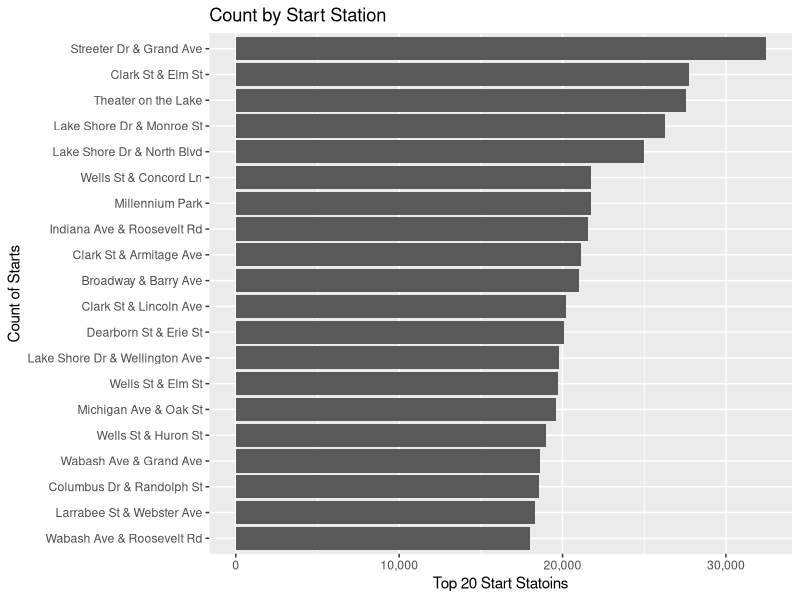
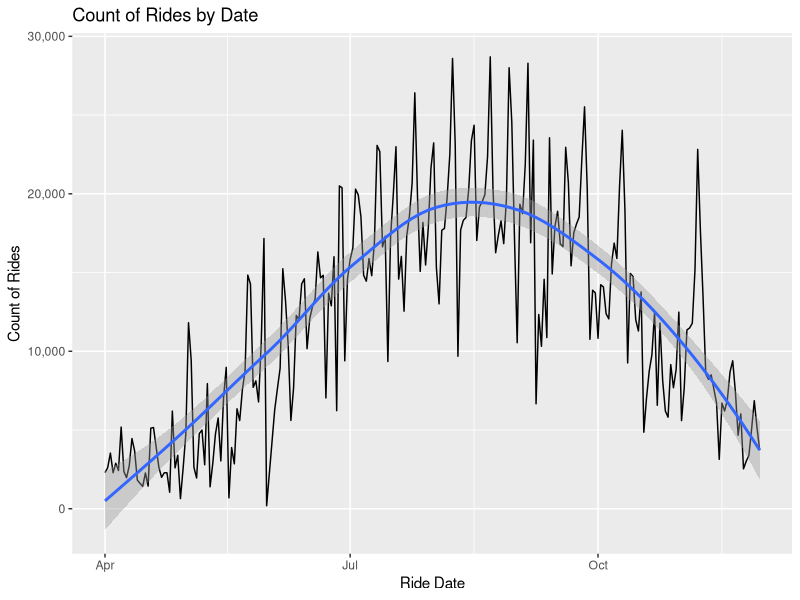

R code for these plots, in order:
## ---- chunk 1
knitr::opts_chunk$set(echo = FALSE)
library(dplyr)
library(tidyr)
library(ggplot2)
library(scales)
## ---- chunk 2
station_count <-tibble::tribble(
                            ~start_station_name,   ~Cnt,
                   "Ashland Ave & Augusta Blvd",  4492L,
                              "Millennium Park", 21730L,
                      "Lake Park Ave & 56th St",  4461L,
                          "Ellis Ave & 58th St",  3273L,
       "HUBBARD ST BIKE CHECKING (LBS-WH-TEST)",   405L,
                           "Clark St & Lake St", 10412L,
                      "Lincoln Ave & Roscoe St",  7350L,
                    "Larrabee St & Division St",  7701L,
                     "South Shore Dr & 74th St",   879L,
                   "Franklin St & Jackson Blvd",  8779L,
                   "Sheridan Rd & Columbia Ave",  3006L,
                        "Clark St & Jarvis Ave",   935L,
                      "Sedgwick St & North Ave",  9443L,
                         "Halsted St & 47th Pl",   497L,
                  "Spaulding Ave & Division St",  1853L,
                         "Wabash Ave & 16th St",  6796L,
                    "Washtenaw Ave & Ogden Ave",   757L,
                         "Clark St & North Ave", 10372L,
                    "Clinton St & Roosevelt Rd",  5132L,
                        "Michigan Ave & Oak St", 19626L,
                           "Rush St & Cedar St", 13230L,
                                 "Bradley Park",    31L,
                    "Claremont Ave & Hirsch St",  1515L,
                       "Damen Ave & Leland Ave",  3823L,
                      "State St & Van Buren St",  4736L,
                       "Western Ave & Lunt Ave",  1636L,
                    "Halsted St & Clybourn Ave", 10505L,
               "Valli Produce - Evanston Plaza",   987L,
                 "Sheffield Ave & Waveland Ave", 12200L,
                               "Burnham Harbor", 11859L,
         "Orleans St & Chestnut St (NEXT Apts)",  6674L,
                       "Ridge Blvd & Howard St",   483L,
                      "Laramie Ave & Kinzie St",    85L,
                    "Wood St & Chicago Ave (*)",    64L,
                        "Dayton St & North Ave",  6632L,
                              "Kosciuszko Park",  1961L,
                "Major Taylor Trail & 115th St",    54L,
                      "Wolcott Ave & Fargo Ave",   358L,
                 "Sheridan Rd & Irving Park Rd",  8758L,
                    "Cherry Ave & Blackhawk St",   613L,
                       "Clark St & Randolph St",  8078L,
                  "Cottage Grove Ave & 43rd St",  1175L,
                     "Hoyne Ave & Balmoral Ave",   909L,
                        "Austin Blvd & Lake St",   484L,
                      "Aberdeen St & Monroe St",  5129L,
                    "Leavitt St & Armitage Ave",  3805L,
                  "Lincoln Ave & Fullerton Ave", 14375L,
                      "Marquette Ave & 89th St",    46L,
                      "Lake Park Ave & 47th St",  2292L,
                       "Michigan Ave & 71st St",   102L,
                      "Carpenter St & Huron St",  6436L,
                            "Wood St & 35th St",   676L,
                  "Western Ave & Winnebago Ave",  5796L,
                       "Oakley Ave & Touhy Ave",   568L,
                       "Jeffery Blvd & 67th St",   861L,
                      "Eberhart Ave & 131st St",    20L,
                      "Torrence Ave & 126th Pl",    12L,
                          "Ellis Ave & 60th St",  4628L,
                     "Commercial Ave & 83rd St",   241L,
                   "LaSalle St & Washington St",  6104L,
                   "Dearborn St & Van Buren St",  3766L,
                    "Kimball Ave & Belmont Ave",  1554L,
                          "Dodge Ave & Main St",     3L,
                       "Michigan Ave & 14th St",  9550L,
                   "Greenview Ave & Jarvis Ave",  2067L,
                       "Indiana Ave & 103rd St",    88L,
                             "May St & 69th St",    51L,
              "Pine Grove Ave & Irving Park Rd", 11834L,
                    "Chicago Ave & Dempster St",  2001L,
                          "Hale Ave & 107th St",    20L,
                       "Kedzie Ave & Palmer Ct",  3717L,
                 "Ravenswood Ave & Berteau Ave",  2181L,
                 "Fairfield Ave & Roosevelt Rd",   445L,
                    "Western Ave & Division St",  3654L,
                 "Cornell Ave & Hyde Park Blvd",  6450L,
                        "Ashland Ave & Lake St",  2309L,
                          "Buckingham Fountain", 11611L,
                    "Western Ave & Fillmore St",  2330L,
                       "Jeffery Blvd & 76th St",   259L,
                      "Greenwood Ave & 91st St",    50L,
                    "Blue Island Ave & 18th St",  3525L,
                         "Wabash Ave & 83rd St",   136L,
                   "Burling St & Diversey Pkwy",  2329L,
               "Lake Shore Dr & Wellington Ave", 19770L,
                     "Loomis St & Lexington St",  9230L,
                      "Western Ave & Monroe St",  1730L,
                  "South Chicago Ave & 83rd St",    83L,
                   "Kildare Ave & Montrose Ave",   624L,
                     "Kedzie Ave & Chicago Ave",  1025L,
                "Christiana Ave & Lawrence Ave",  1234L,
                       "Seeley Ave & Roscoe St",  3602L,
                    "Stewart Ave & 63rd St (*)",     1L,
                    "Sedgwick St & Webster Ave",  9073L,
                          "Troy St & North Ave",  3024L,
                      "Wentworth Ave & 33rd St",   748L,
                      "Wentworth Ave & 63rd St",   157L,
                     "Cicero Ave & Flournoy St",    59L,
                 "Humboldt Blvd & Armitage Ave",  4147L,
                    "Elston Ave & Wabansia Ave",  2210L,
                     "Clark St & 9th St (AMLI)",  4346L,
                  "Field Blvd & South Water St",  7851L,
                       "Woodlawn Ave & 55th St",  3242L,
                      "Eggleston Ave & 69th St",   103L,
                        "Vernon Ave & 107th St",    67L,
                   "Pulaski Rd & Congress Pkwy",   151L,
                       "Western Ave & 104th St",     1L,
                      "Larrabee St & North Ave",  4377L,
                     "Sheridan Rd & Loyola Ave",  4296L,
                  "Lincoln Ave & Diversey Pkwy",  8706L,
                       "Woodlawn Ave & 75th St",    82L,
                       "Drake Ave & Addison St",   460L,
                    "Damen Ave & Charleston St",  3706L,
                       "Phillips Ave & 79th St",   292L,
                         "Kedzie Ave & 24th St",   253L,
                  "Sheridan Rd & Greenleaf Ave",  2660L,
                     "Wells St & Evergreen Ave", 17097L,
                     "Wilton Ave & Belmont Ave", 15878L,
                           "State St & 33rd St",  4188L,
                 "Campbell Ave & Fullerton Ave",  3036L,
                         "Pulaski Rd & Lake St",   191L,
                  "Eggleston Ave & 69th St (*)",     3L,
                   "Ashland Ave & Blackhawk St",  7440L,
                         "Ogden Ave & Race Ave",  6458L,
                      "Talman Ave & Addison St",  1827L,
                         "Clinton St & 18th St",  1951L,
                       "Paulina St & Howard St",  1237L,
                         "Federal St & Polk St", 11512L,
                    "Paulina St & Montrose Ave",  2408L,
                   "Central Park Ave & 24th St",   179L,
                    "Sedgwick St & Schiller St",  3224L,
                    "Commercial Ave & 130th St",    22L,
                   "Racine Ave & Fullerton Ave",  7106L,
                          "Damen Ave & 59th St",   130L,
                              "McCormick Place",  1632L,
                   "Racine Ave & Garfield Blvd",   255L,
                     "Leavitt St & Chicago Ave",  3409L,
              "Ravenswood Ave & Irving Park Rd",  3769L,
                  "Central Park Blvd & 5th Ave",   230L,
                     "Marshfield Ave & 44th St",   150L,
                        "Indiana Ave & 31st St",  2553L,
                    "Conservatory Dr & Lake St",   656L,
                   "California Ave & Cortez St",  3447L,
                     "Dorchester Ave & 63rd St",   883L,
                      "Princeton Ave & 47th St",   318L,
                      "Michigan Ave & 114th St",    21L,
                            "Ada St & 113th St",    20L,
                         "Rhodes Ave & 71st St",    57L,
                   "Larrabee St & Armitage Ave",  7045L,
                      "Western Ave & Walton St",  5066L,
                         "Wood St & Hubbard St",  2267L,
                     "Glenwood Ave & Morse Ave",  3344L,
                        "Halsted St & 111th St",    56L,
                         "Vernon Ave & 75th St",   193L,
                "Lakeview Ave & Fullerton Pkwy", 17290L,
                   "Ashland Ave & McDowell Ave",   202L,
                     "Ashland Ave & Archer Ave",   613L,
                   "Stony Island Ave & 67th St",   574L,
                        "Calumet Ave & 71st St",   161L,
                           "State St & 29th St",   664L,
                 "Damen Ave & Walnut (Lake) St",  1011L,
                      "Broadway & Waveland Ave", 13608L,
                 "Southport Ave & Clybourn Ave",  4278L,
                        "Evanston Civic Center",   916L,
                      "Orleans St & Hubbard St",  4702L,
                  "Cottage Grove Ave & 63rd St",   503L,
             "W Armitage Ave & N Sheffield Ave",   139L,
                          "Damen Ave & 51st St",    82L,
                   "Indiana Ave & Roosevelt Rd", 21544L,
                   "Damen Ave & Wellington Ave",  3451L,
              "Central Park Ave & Elbridge Ave",  1557L,
                       "Elizabeth St & 92nd St",   133L,
                       "Clark St & Drummond Pl", 15449L,
                  "California Ave & Altgeld St",  3180L,
      "Wolcott (Ravenswood) Ave & Montrose Ave",  3742L,
                    "Eastlake Ter & Rogers Ave",  2473L,
                           "State St & 76th St",    71L,
                       "State St & Pershing Rd",   405L,
                      "Logan Blvd & Elston Ave",  4179L,
                    "Ogden Ave & Congress Pkwy",  1361L,
                    "Michigan Ave & Pearson St",  9235L,
                          "Avenue O & 118th St",    17L,
                     "Vincennes Ave & 104th St",    13L,
                       "Western Ave & 111th St",    12L,
                       "Clark St & Elmdale Ave",  2593L,
  "Burling St (Halsted) & Diversey Pkwy (Temp)",  7126L,
               "Southport Ave & Irving Park Rd",  4579L,
                  "Cottage Grove Ave & 51st St",  1542L,
                 "Cottage Grove Ave & 111th Pl",    57L,
                       "Leavitt St & North Ave",  4103L,
                         "Halsted St & 73rd St",    41L,
                          "Evans Ave & 75th St",   131L,
                   "Clybourn Ave & Division St",  4639L,
                                   "Walsh Park",  3512L,
                      "Clark St & Armitage Ave", 21108L,
                     "Broadway & Thorndale Ave",  4891L,
                         "Halsted St & 35th St",  1143L,
                             "Central St Metra",  1185L,
                        "LaSalle Dr & Huron St",  8586L,
                          "Ellis Ave & 55th St",  3584L,
                       "Marine Dr & Ainslie St",  8432L,
               "Sheffield Ave & Wellington Ave", 12386L,
                    "Lake Shore Dr & Monroe St", 26294L,
                  "Sheffield Ave & Webster Ave", 10760L,
                   "Seeley Ave & Garfield Blvd",   117L,
                 "Racine Ave & Washington Blvd",  1877L,
                   "Stony Island Ave & 90th St",    37L,
                   "Lake Shore Dr & North Blvd", 24980L,
                      "Ashland Ave & Grand Ave",  3521L,
                  "Pulaski Rd & Eddy St (Temp)",   659L,
                "Major Taylor Trail & 124th St",    18L,
                       "Wabash Ave & Wacker Pl", 10563L,
                      "Streeter Dr & Grand Ave", 32446L,
                     "California Ave & Lake St",   585L,
                                "63rd St Beach",  2343L,
                      "Lake Shore Dr & Ohio St", 12154L,
                          "Perry Ave & 69th St",   157L,
               "Throop (Loomis) St & Taylor St",  3240L,
                            "900 W Harrison St",  3304L,
                           "State St & 79th St",   254L,
                         "Broadway & Argyle St",  6027L,
                    "Lincoln Ave & Belmont Ave",  6725L,
                     "Laflin St & Cullerton St",  1817L,
                  "Western Ave & Congress Pkwy",  2207L,
                     "Marshfield Ave & 59th St",    40L,
                      "Eggleston Ave & 92nd St",    80L,
                        "Ashland Ave & 13th St",  1933L,
                        "Ashland Ave & 74th St",    24L,
                 "Keystone Ave & Fullerton Ave",   880L,
                      "Elmwood Ave & Austin St",   659L,
                         "Harper Ave & 59th St",  1821L,
                  "Lake Shore Dr & Belmont Ave", 17140L,
                             "Warren Park East",  1117L,
                        "LaSalle St & Adams St",  2726L,
                        "Shields Ave & 43rd St",    36L,
                         "Racine Ave & 15th St",  1318L,
                        "Halsted St & 104th St",    32L,
                   "Wilton Ave & Diversey Pkwy", 10503L,
                        "Michigan Ave & 8th St", 12127L,
                     "Laramie Ave & Madison St",   229L,
                         "Albany Ave & 26th St",   328L,
                       "Clark St & Chicago Ave", 10328L,
                "Albany Ave & Bloomingdale Ave",  2496L,
                        "Stewart Ave & 83rd St",    62L,
                     "Racine Ave & Belmont Ave",  8399L,
                            "Malcolm X College",   750L,
                     "California Ave & 26th St",   152L,
                        "Damen Ave & Grand Ave",  2992L,
                  "Sawyer Ave & Irving Park Rd",  1146L,
                        "Millard Ave & 26th St",   384L,
                     "Leavitt St & Division St",  1775L,
                        "Shields Ave & 31st St",  1689L,
                   "Lincoln Ave & Waveland Ave",  3957L,
                   "Stony Island Ave & 71st St",   405L,
                    "Clark St & Wrightwood Ave", 15129L,
                        "State St & Pearson St",  7823L,
                           "State St & 19th St",  2416L,
                          "MLK Jr Dr & 29th St",  6068L,
                     "Clark St & Schreiber Ave",  2115L,
                        "Emerald Ave & 28th St",  1755L,
                          "Morgan St & Lake St",  9701L,
                    "Halsted St & Roosevelt Rd",  2297L,
                         "Halsted St & 69th St",    86L,
                        "Ashland Ave & 66th St",   112L,
                            "Clark St & Elm St", 27728L,
                    "Franklin St & Illinois St",  9449L,
                    "California Ave & Byron St",  2027L,
                 "California Ave & Fletcher St",  2133L,
                    "Michigan Ave & Madison St",  6747L,
                          "Hoyne Ave & 47th St",   213L,
                         "Cicero Ave & Lake St",   119L,
                  "Cottage Grove Ave & 71st St",    84L,
                          "Clark St & Grace St",  9475L,
                       "Sedgwick St & Huron St",  7853L,
                         "Broadway & Ridge Ave",  5538L,
                               "Shedd Aquarium", 12132L,
                     "Loomis St & Jackson Blvd",  3686L,
                      "Dearborn St & Monroe St", 10509L,
                     "Damen Ave & Clybourn Ave",  3319L,
                        "Central Ave & Lake St",   204L,
                          "Morgan St & Polk St",  5235L,
                        "Broadway & Berwyn Ave",  6409L,
                      "Leavitt St & Addison St",  1562L,
                           "Shore Dr & 55th St", 10313L,
                     "Western Ave & Leland Ave",  4211L,
                     "Delano Ct & Roosevelt Rd",  4403L,
                    "Latrobe Ave & Chicago Ave",   135L,
                   "Clarendon Ave & Junior Ter",  9065L,
                          "MLK Jr Dr & 47th St",  1045L,
                        "Ashland Ave & 73rd St",     9L,
                            "Adler Planetarium", 11540L,
                          "Throop St & 52nd St",    87L,
             "Racine Ave & Washington Blvd (*)",    29L,
                   "Kedzie Ave & Milwaukee Ave",  8344L,
                       "Loomis St & Archer Ave",   992L,
                    "Ashland Ave & Pershing Rd",   259L,
              "Lakefront Trail & Bryn Mawr Ave", 14992L,
                      "Hermitage Ave & Polk St",  3290L,
                  "Keystone Ave & Montrose Ave",   839L,
                        "Clark St & Leland Ave",  6532L,
                         "Halsted St & 59th St",    89L,
                         "Clark St & Touhy Ave",   706L,
                        "Calumet Ave & 35th St",  1347L,
                 "St. Louis Ave & Balmoral Ave",   853L,
                      "Baltimore Ave & 87th St",    97L,
                       "WATSON TESTING - DIVVY",  2958L,
                               "Smith Park (*)",    36L,
                    "Sheffield Ave & Willow St",  8763L,
                   "Kedzie Ave & Bryn Mawr Ave",   998L,
                  "Cottage Grove Ave & 78th St",   236L,
                      "Damen Ave & Chicago Ave",  7314L,
                "Greenview Ave & Diversey Pkwy",  3774L,
                         "Halsted St & 37th St",   611L,
                               "DuSable Museum",   741L,
                     "Damen Ave & Cullerton St",  2296L,
                          "Clark St & Lunt Ave",  1359L,
                  "Winchester Ave & Elston Ave",  2378L,
                 "Ewing Ave & Burnham Greenway",    25L,
                     "Campbell Ave & North Ave",  3967L,
                          "Canal St & Adams St",  6591L,
                      "Lake Park Ave & 35th St",  3701L,
                "Ravenswood Ave & Lawrence Ave",  6962L,
                           "Wells St & 19th St",  1649L,
                         "Racine Ave & 18th St",  3608L,
                       "Damen Ave & Coulter St",   698L,
                        "Calumet Ave & 21st St",  2185L,
                       "Canal St & Harrison St",  1493L,
                      "Lincoln Ave & Winona St",  1949L,
                       "Cicero Ave & Quincy St",   189L,
                        "Prospect Sq & 91st St",   178L,
                         "Racine Ave & 61st St",    29L,
                 "Leavitt St & Belmont Ave (*)",    55L,
                     "Jefferson St & Monroe St",  5868L,
                      "Wood St & Milwaukee Ave",  9787L,
                           "Daley Center Plaza", 10668L,
                          "Avenue O & 134th St",    34L,
                        "Wells St & Hubbard St", 13562L,
                 "Maplewood Ave & Peterson Ave",   642L,
                  "Racine Ave & Wrightwood Ave",  4648L,
                  "Halsted St & Wrightwood Ave", 10727L,
                 "Sheffield Ave & Kingsbury St",  8748L,
                       "Elizabeth St & 47th St",    95L,
                         "Halsted St & 63rd St",   265L,
                        "Shields Ave & 28th Pl",   885L,
                      "Knox Ave & Montrose Ave",   468L,
          "Mies van der Rohe Way & Chicago Ave", 11693L,
                    "Chicago Ave & Sheridan Rd",  2404L,
                          "State St & 123rd St",    27L,
                        "Wabash Ave & Adams St",  6419L,
                  "Lincolnwood Dr & Central St",   600L,
                          "MLK Jr Dr & 83rd St",   120L,
                  "Dearborn Pkwy & Delaware Pl", 16769L,
                      "Halsted St & Archer Ave",  1015L,
                      "Ogden Ave & Chicago Ave",  6562L,
                    "Ashland Ave & Chicago Ave",  5589L,
                "Lake Shore Dr & Diversey Pkwy", 16823L,
                    "Central Ave & Chicago Ave",   395L,
                    "Cannon Dr & Fullerton Ave",  7055L,
                       "Michigan Ave & Lake St", 17183L,
               "Sheffield Ave & Wrightwood Ave", 10844L,
                      "Sheridan Rd & Buena Ave",  6475L,
               "Wentworth Ave & 24th St (Temp)",  1225L,
                        "Dauphin Ave & 87th St",    47L,
                      "Damen Ave & Division St",  6140L,
                         "Kedzie Ave & 21st St",   313L,
                              "Montrose Harbor", 13657L,
                   "Richmond St & Diversey Ave",  1709L,
               "Ashland Ave & Belle Plaine Ave",  2410L,
                   "Francisco Ave & Foster Ave",  1972L,
                        "Broadway & Wilson Ave",  6655L,
                      "Lake Park Ave & 53rd St",  4272L,
                   "Stony Island Ave & 75th St",   330L,
                         "State St & Kinzie St", 12155L,
                   "Racine Ave & Congress Pkwy",  2214L,
                          "Theater on the Lake", 27543L,
          "Mies van der Rohe Way & Chestnut St", 13020L,
                         "Larrabee St & Oak St",  4406L,
                        "Canal St & Madison St",  4308L,
                     "Bosworth Ave & Howard St",   474L,
                          "Wabash Ave & 9th St", 12790L,
                       "Jeffery Blvd & 71st St",   679L,
                     "Peoria St & Jackson Blvd",  8529L,
                   "Clarendon Ave & Gordon Ter",  8881L,
                 "Spaulding Ave & Armitage Ave",  2238L,
                    "Clark St & Ida B Wells Dr",  3142L,
                          "2112 W Peterson Ave",   789L,
                         "New St & Illinois St",  1269L,
                "Western Ave & Fillmore St (*)",    85L,
                        "Kimbark Ave & 53rd St",  6754L,
               "California Ave & Milwaukee Ave",  6994L,
                     "Racine Ave & Randolph St",  2639L,
                         "Troy St & Elston Ave",  1692L,
                     "Noble St & Milwaukee Ave",  6475L,
                    "Ashland Ave & Division St", 14176L,
                "Kilbourn Ave & Irving Park Rd",   490L,
                        "May St & Cullerton St",  1616L,
                     "LaSalle St & Illinois St", 12462L,
                 "Central Park Ave & Ogden Ave",   437L,
                       "Ridge Blvd & Touhy Ave",   478L,
                   "Stony Island Ave & 64th St",   439L,
                        "N Clark St & W Elm St",     1L,
                 "Milwaukee Ave & Wabansia Ave",  8791L,
           "California Ave & Francis Pl (Temp)",  3071L,
                      "Kenton Ave & Madison St",   100L,
                       "State St & Harrison St",  5601L,
                     "Kedzie Ave & Harrison St",   187L,
                      "Clark St & Winnemac Ave",  6410L,
                  "Prairie Ave & Garfield Blvd",   477L,
                    "Clinton St & Jackson Blvd",  4056L,
                           "State St & 54th St",   190L,
               "Southport Ave & Wrightwood Ave",  6245L,
                   "Larrabee St & Menomonee St",  3783L,
                         "Morgan Ave & 14th Pl",  2631L,
                         "Wabash Ave & 87th St",   230L,
                         "Summit Ave & 86th St",    65L,
              "Blackstone Ave & Hyde Park Blvd",  4191L,
                         "Halsted St & 18th St",  2095L,
                      "Stave St & Armitage Ave",  3010L,
                       "Broadway & Belmont Ave", 11617L,
                    "Drake Ave & Fullerton Ave",  2285L,
                         "Canal St & Taylor St",  3246L,
                   "Clarendon Ave & Leland Ave",  5518L,
                         "Halsted St & 78th St",    54L,
                     "Leavitt St & Belmont Ave",  1830L,
                       "Clinton St & Tilden St",  1957L,
                       "Damen Ave & Madison St",  1398L,
                      "Greenwood Ave & 97th St",   112L,
                  "S Michigan Ave & E 118th St",     1L,
                        "Wolcott Ave & Polk St",  6194L,
                "Financial Pl & Ida B Wells Dr",  3996L,
                      "University Library (NU)",  1825L,
                 "Washtenaw Ave & Lawrence Ave",  2533L,
                      "Damen Ave & Pershing Rd",   618L,
                   "W Oakdale Ave & N Broadway",   482L,
                        "Ashland Ave & 50th St",   121L,
                       "Clark St & Schiller St", 15981L,
                  "Milwaukee Ave & Rockwell St",  3192L,
                     "Dorchester Ave & 49th St",  1077L,
                         "Halsted St & Polk St",  3867L,
              "Monticello Ave & Irving Park Rd",  1104L,
                    "Milwaukee Ave & Grand Ave", 10916L,
                     "Kingsbury St & Kinzie St", 16813L,
                       "Damen Ave & Pierce Ave", 12719L,
                  "Chicago Ave & Washington St",  3022L,
                 "Archer (Damen) Ave & 37th St",   594L,
                           "State St & 95th St",   127L,
                        "Houston Ave & 92nd St",    86L,
                "Franklin St & Adams St (Temp)",  3582L,
                    "Kedzie Ave & Roosevelt Rd",   262L,
                      "Normal Ave & Archer Ave",   975L,
                        "Calumet Ave & 51st St",   839L,
                  "Lincoln Ave & Sunnyside Ave",  3902L,
                          "Morgan St & 18th St",  2757L,
                 "Stetson Ave & South Water St",  7278L,
                           "Wells St & Polk St",  7775L,
                "St. Louis Ave & Fullerton Ave",   397L,
                       "Halsted St & Roscoe St", 14423L,
                      "Bernard St & Elston Ave",   581L,
                 "Marshfield Ave & Cortland St",  5313L,
                       "Western Blvd & 48th Pl",   292L,
                         "Clinton St & Polk St",   623L,
                         "Halsted St & 56th St",    84L,
                    "Desplaines St & Kinzie St", 17495L,
                        "Dodge Ave & Church St",   748L,
                       "Clark St & Lincoln Ave", 20242L,
                 "Lakefront Trail & Wilson Ave",  7125L,
                        "Wells St & Concord Ln", 21760L,
                      "Greenwood Ave & 79th St",   195L,
                         "Halsted St & 21st St",   862L,
                       "Carpenter St & 63rd St",    23L,
                      "Hegewisch Metra Station",     5L,
                     "Drake Ave & Montrose Ave",   891L,
                      "Franklin St & Monroe St",  7761L,
                        "Indiana Ave & 26th St",  3317L,
                       "Broadway & Sheridan Rd",  8637L,
                    "Clark St & Wellington Ave", 13884L,
                   "Clifton Ave & Armitage Ave",  6864L,
                                   "Smith Park",  1057L,
                  "Western Ave & Granville Ave",  1175L,
                  "Desplaines St & Randolph St",  7027L,
                     "South Shore Dr & 71st St",  2150L,
                        "Western Ave & 21st St",  1232L,
                       "Oglesby Ave & 100th St",    63L,
                     "Austin Blvd & Madison St",   387L,
                  "Southport Ave & Belmont Ave",  6517L,
                      "Central St & Girard Ave",  1255L,
                  "Cottage Grove Ave & 83rd St",   245L,
                    "Wacker Dr & Washington St",  4195L,
                          "Wells St & Huron St", 18983L,
                    "Lincoln Park Conservatory", 10511L,
                        "Wood St & Chicago Ave",  2837L,
                       "Kostner Ave & Adams St",   215L,
                       "St. Clair St & Erie St", 17954L,
                       "State St & Randolph St", 11350L,
                      "Morgan St & Pershing Rd",   125L,
                    "Albany Ave & Montrose Ave",  1659L,
                    "Artesian Ave & Hubbard St",  1857L,
                         "Yates Blvd & 75th St",   290L,
                   "Wood St & Taylor St (Temp)",  1275L,
               "Southport Ave & Wellington Ave",  7748L,
                         "Broadway & Barry Ave", 21023L,
                       "Walden Pkwy & 100th St",    62L,
                        "Clark St & Newport St",  9954L,
                 "Desplaines St & Jackson Blvd",  8352L,
                       "Ashland Ave & Grace St",  3800L,
                         "Vernon Ave & 79th St",   122L,
                      "Broadway & Cornelia Ave", 16181L,
               "Lincoln Ave & Belle Plaine Ave",  4157L,
                        "Western Ave & 24th St",   727L,
                        "Western Ave & 28th St",   307L,
                      "Leavitt St & Archer Ave",   580L,
                       "Dearborn St & Adams St",  4571L,
                  "Cottage Grove Ave & 47th St",  1263L,
                        "Kostner Ave & Lake St",    49L,
                       "Wabash Ave & Grand Ave", 18609L,
                      "Greenwood Ave & 47th St",  1986L,
                        "Emerald Ave & 31st St",  2817L,
                      "Wentworth Ave & 35th St",   496L,
                "Greenview Ave & Fullerton Ave",  6998L,
                     "Glenwood Ave & Touhy Ave",  1219L,
                       "East End Ave & 87th St",    65L,
                     "California Ave & 23rd Pl",   885L,
                   "Rockwell St & Eastwood Ave",  2057L,
                      "MLK Jr Dr & Pershing Rd",  1880L,
                     "Wentworth Ave & 104th St",    16L,
                   "Larrabee St & Kingsbury St",  7956L,
                     "McClurg Ct & Illinois St", 13712L,
                          "MLK Jr Dr & 63rd St",   280L,
              "Sacramento Blvd & Franklin Blvd",   411L,
                    "Austin Blvd & Chicago Ave",   280L,
                          "Clyde Ave & 87th St",    30L,
                        "Ashland Ave & 78th St",   116L,
                       "Dodge Ave & Mulford St",   738L,
                     "University Ave & 57th St",  5189L,
                    "Damen Ave & Sunnyside Ave",  2507L,
                 "Central Park Ave & North Ave",  1031L,
                     "Ada St & Washington Blvd",  5364L,
                                 "Field Museum",  2798L,
                         "Halsted St & 96th St",    55L,
              "Cityfront Plaza Dr & Pioneer Ct",  9312L,
                   "Fort Dearborn Dr & 31st St",  9258L,
                         "Rush St & Hubbard St",  5810L,
                    "Franklin St & Chicago Ave",  8526L,
                  "Ashland Ave & Garfield Blvd",   152L,
         "Damen Ave & Thomas St (Augusta Blvd)",  5748L,
                "Sangamon St & Washington Blvd",  5117L,
                     "Central Ave & Madison St",   284L,
                         "Halsted St & 51st St",   101L,
                        "Ashland Ave & 69th St",    63L,
                       "Dauphin Ave & 103rd St",    46L,
             "Wentworth Ave & Cermak Rd (Temp)",   321L,
                   "Stony Island Ave & 82nd St",   205L,
                     "Laramie Ave & Gladys Ave",    74L,
                      "Lawndale Ave & 111th St",    10L,
                       "Benson Ave & Church St",  3305L,
                          "Wood St & Taylor St",  3185L,
                                 "Eckhart Park",  6833L,
                     "California Ave & 21st St",   748L,
                       "Michigan Ave & 18th St",  7955L,
                 "Ashland Ave & Wrightwood Ave",  4242L,
                               "Big Marsh Park",    96L,
                 "Leavitt St & Division St (*)",    77L,
                  "Winthrop Ave & Lawrence Ave",  3805L,
                                "Rainbow Beach",   424L,
                         "Kedzie Ave & Lake St",   671L,
                  "Burnham Greenway & 105th St",    37L,
                   "Fairbanks St & Superior St",  5467L,
                 "Woodlawn Ave & Lake Park Ave",  1686L,
                      "Damen Ave & Melrose Ave",  2358L,
                        "Loomis Blvd & 84th St",   114L,
                        "Rush St & Superior St", 11642L,
                    "LaSalle St & Jackson Blvd",  6034L,
                        "Budlong Woods Library",   893L,
                      "Clark St & Columbia Ave",  1284L,
                           "State St & 35th St",  1927L,
                  "Campbell Ave & Montrose Ave",  2239L,
                       "Wood St & Augusta Blvd",  4241L,
                       "Eberhart Ave & 91st St",    99L,
                        "Green St & Madison St", 13233L,
                         "McClurg Ct & Erie St", 12832L,
                          "Morgan St & 31st St",  1721L,
                      "Clinton St & Madison St", 10841L,
                          "Union Ave & Root St",   548L,
                      "Honore St & Division St",  7695L,
                          "Ellis Ave & 83rd St",   136L,
               "Elizabeth (May) St & Fulton St",  3056L,
                   "Sheridan Rd & Montrose Ave", 10334L,
                        "Bennett Ave & 79th St",   114L,
                         "Racine Ave & 35th St",   746L,
                "Pine Grove Ave & Waveland Ave", 15414L,
                  "Sheridan Rd & Noyes St (NU)",  2299L,
                    "Wentworth Ave & Cermak Rd",  4005L,
                      "Paulina Ave & North Ave",  6254L,
                        "Throop St & Taylor St",  1061L,
                  "Michigan Ave & Jackson Blvd",  6619L,
                       "Eberhart Ave & 61st St",   472L,
                     "Ogden Ave & Roosevelt Rd",  1751L,
                 "Halsted St & North Branch St",  1207L,
                         "Racine Ave & 13th St",   846L,
                    "Columbus Dr & Randolph St", 18550L,
                     "Lincoln Ave & Addison St",  2324L,
                      "Homewood Ave & 115th St",     8L,
                       "Green St & Randolph St",  9739L,
                               "Dusable Harbor", 10618L,
                        "Calumet Ave & 18th St",  6242L,
   "Winchester (Ravenswood) Ave & Balmoral Ave",  1059L,
                         "Racine Ave & 65th St",    72L,
                      "Vincennes Ave & 75th St",    71L,
                       "Halsted St & Willow St",  7398L,
                        "Calumet Ave & 33rd St",  2952L,
                      "Damen Ave & Cortland St",  7520L,
                    "Aberdeen St & Randolph St",  4819L,
                    "Larrabee St & Webster Ave", 18297L,
                      "Kedzie Ave & Leland Ave",  1281L,
                "Avondale Ave & Irving Park Rd",   978L,
                         "Wells St & Walton St",  6504L,
                      "Halsted St & Maxwell St",  3894L,
                       "Jeffery Blvd & 91st St",    19L,
                     "Clark St & Bryn Mawr Ave",  4743L,
                    "Wabash Ave & Roosevelt Rd", 17985L,
                  "Oakley Ave & Irving Park Rd",  1750L,
          "Central Park Ave & Bloomingdale Ave",  1848L,
                    "Central Ave & Harrison St",   210L,
                             "Warren Park West",  1197L,
                          "Ellis Ave & 53rd St",  3589L,
                      "Karlov Ave & Madison St",   143L,
                        "Stewart Ave & 63rd St",    76L,
                      "Clark St & Montrose Ave",  4120L,
                 "Kilbourn Ave & Milwaukee Ave",   527L,
                "Sheffield Ave & Fullerton Ave",  7757L,
         "Stony Island Ave & South Chicago Ave",   177L,
                 "Michigan Ave & Washington St", 14599L,
                       "Damen Ave & Foster Ave",  3257L,
                      "Western Ave & Howard St",   591L,
               "South Chicago Ave & Elliot Ave",    31L,
                   "Aberdeen St & Jackson Blvd",  7138L,
                 "Ashland Ave & Wellington Ave",  4135L,
                       "Manor Ave & Leland Ave",  1638L,
                        "Franklin St & Lake St",  8478L,
                   "Sheridan Rd & Lawrence Ave",  4527L,
                          "Orleans St & Elm St",  3212L,
                      "Avers Ave & Belmont Ave",  1413L,
                 "Southport Ave & Waveland Ave", 11422L,
                      "Kedzie Ave & Foster Ave",  1099L,
                        "Prairie Ave & 43rd St",   972L,
                    "Leavitt St & Lawrence Ave",  1954L,
                   "Milwaukee Ave & Cuyler Ave",   803L,
                        "Ritchie Ct & Banks St",  9796L,
                       "Elizabeth St & 59th St",    25L,
                         "Clinton St & Lake St",  8615L,
             "Cottage Grove Ave & Oakwood Blvd",  2270L,
               "Museum of Science and Industry",  3227L,
                        "Dearborn St & Erie St", 20117L,
                  "Cottage Grove Ave & 67th St",   292L,
                     "Broadway & Granville Ave",  7099L,
                         "Canal St & Monroe St",  2562L,
                       "Wabash Ave & Cermak Rd",  1970L,
                "California Ave & Montrose Ave",  3370L,
                       "Exchange Ave & 79th St",   178L,
                       "Phillips Ave & 83rd St",   198L,
                    "Southport Ave & Roscoe St", 12138L,
                         "Paulina St & 18th St",  3319L,
                      "Western Ave & Roscoe St",  2121L,
             "Damen Ave & Walnut (Lake) St (*)",    15L,
                      "Constance Ave & 95th St",    32L,
                      "Torrence Ave & 106th St",    39L,
                             "hubbard_test_lws",     3L,
                        "Cornell Dr & Hayes Dr",   483L,
                         "Rhodes Ave & 32nd St",  2958L,
                "Michigan Ave & Ida B Wells Dr",  4352L,
                            "Wells St & Elm St", 19715L,
                     "Paulina St & Flournoy St",  5628L,
                     "Halsted St & Dickens Ave", 10975L,
                     "Southport Ave & Clark St",  2501L,
                         "Wallace St & 35th St",  1241L,
                 "California Ave & Division St",  3687L,
                          "MLK Jr Dr & 56th St",   407L,
                     "Fairbanks Ct & Grand Ave", 16750L,
                 "Stockton Dr & Wrightwood Ave", 15035L,
                        "Clark St & Berwyn Ave",  7399L,
                     "South Shore Dr & 67th St",  1697L,
                "Princeton Ave & Garfield Blvd",   224L,
                       "Kingsbury St & Erie St", 13398L,
                 "Clinton St & Washington Blvd",  6833L,
                   "California Ave & North Ave",  3462L,
                      "Canal St & Jackson Blvd",  2077L,
                        "Indiana Ave & 40th St",   570L,
                        "Ashland Ave & 63rd St",   109L,
                    "Bissell St & Armitage Ave", 13028L,
                           "May St & Taylor St",  5934L,
          "Orleans St & Merchandise Mart Plaza",  7775L
  )
## ---- chunk 3
station_count %>% top_n(20) %>%ggplot() + geom_col(aes(x=reorder(start_station_name,Cnt),y=Cnt)) + coord_flip() +
  scale_y_continuous(labels = comma) +
  labs(title = "Count by Start Station",x="Count of Starts",y="Top 20 Start Statoins")
## ---- chunk 4
rides_day <-tibble::tribble(
         ~Date,   ~Cnt,
  "2020-10-20",  8736L,
  "2020-07-29", 15481L,
  "2020-05-07",  4997L,
  "2020-04-17",  1435L,
  "2020-05-24", 14836L,
  "2020-09-30", 13703L,
  "2020-07-09", 14801L,
  "2020-09-10", 10315L,
  "2020-06-19", 16307L,
  "2020-10-17", 13765L,
  "2020-07-26", 19811L,
  "2020-05-04",  2634L,
  "2020-08-21", 22366L,
  "2020-05-30", 17162L,
  "2020-09-27", 20340L,
  "2020-07-06", 14826L,
  "2020-04-14",  1609L,
  "2020-11-12",  8500L,
  "2020-06-16", 12081L,
  "2020-10-23",  6570L,
  "2020-08-01", 23231L,
  "2020-11-29",  5164L,
  "2020-09-07", 23407L,
  "2020-05-10",  1394L,
  "2020-04-20",  3903L,
  "2020-10-03", 14087L,
  "2020-07-12", 22680L,
  "2020-11-09", 13384L,
  "2020-08-18", 19168L,
  "2020-05-27",  8121L,
  "2020-05-16",  8975L,
  "2020-10-29",  7686L,
  "2020-08-07", 22520L,
  "2020-09-13", 23557L,
  "2020-06-22",  7036L,
  "2020-07-18", 22991L,
  "2020-11-15",  3138L,
  "2020-08-24", 16260L,
  "2020-04-26",  6200L,
  "2020-10-09", 20501L,
  "2020-05-13",  5762L,
  "2020-08-04", 17682L,
  "2020-09-19", 22951L,
  "2020-06-28", 20383L,
  "2020-10-26",  6202L,
  "2020-04-06",  2427L,
  "2020-04-23",  2284L,
  "2020-11-21",  7407L,
  "2020-08-30", 24536L,
  "2020-06-08", 10368L,
  "2020-10-06", 15534L,
  "2020-07-15",  9348L,
  "2020-09-16", 18890L,
  "2020-06-25", 16001L,
  "2020-04-03",  3532L,
  "2020-11-01",  5597L,
  "2020-06-05",  8922L,
  "2020-11-18",  6917L,
  "2020-08-27", 16835L,
  "2020-04-09",  1972L,
  "2020-09-22", 17516L,
  "2020-07-01", 15827L,
  "2020-11-07", 22821L,
  "2020-08-16", 24355L,
  "2020-05-25", 14268L,
  "2020-05-05",  1953L,
  "2020-10-18",  4861L,
  "2020-07-27", 15074L,
  "2020-11-24",  2536L,
  "2020-09-02", 19337L,
  "2020-06-11", 12275L,
  "2020-11-04", 11479L,
  "2020-08-13", 18492L,
  "2020-05-22",  7569L,
  "2020-09-28", 10759L,
  "2020-07-07", 14450L,
  "2020-05-02", 11811L,
  "2020-10-15", 12003L,
  "2020-07-24", 20673L,
  "2020-05-19",  2852L,
  "2020-04-12",  3670L,
  "2020-09-25", 22204L,
  "2020-07-04", 19931L,
  "2020-08-10",  9683L,
  "2020-09-05", 28289L,
  "2020-06-14", 14602L,
  "2020-10-12",  9260L,
  "2020-07-21", 12546L,
  "2020-04-29",   645L,
  "2020-11-27",  5040L,
  "2020-06-03",  6296L,
  "2020-10-01", 10827L,
  "2020-07-10", 16912L,
  "2020-04-18",  5116L,
  "2020-11-16",  6707L,
  "2020-08-25", 17362L,
  "2020-06-20", 14665L,
  "2020-09-11", 14567L,
  "2020-11-13",  7609L,
  "2020-08-22", 28695L,
  "2020-05-31",   193L,
  "2020-04-15",  1419L,
  "2020-08-02", 15338L,
  "2020-11-30",  3716L,
  "2020-09-08",  6665L,
  "2020-06-17", 12827L,
  "2020-05-11",  2871L,
  "2020-10-24", 11788L,
  "2020-08-19", 19501L,
  "2020-05-28",  6785L,
  "2020-10-04", 12382L,
  "2020-07-13", 16628L,
  "2020-11-10",  8548L,
  "2020-04-21",  2627L,
  "2020-05-08",  2793L,
  "2020-04-01",  2294L,
  "2020-09-14", 14912L,
  "2020-06-23", 13692L,
  "2020-10-21",  9770L,
  "2020-07-30", 17838L,
  "2020-09-23", 18079L,
  "2020-10-30",  8843L,
  "2020-08-08", 28594L,
  "2020-04-27",  2595L,
  "2020-10-10", 24034L,
  "2020-07-19", 14582L,
  "2020-09-20", 20706L,
  "2020-06-29",  9395L,
  "2020-10-27",  5813L,
  "2020-08-05", 17803L,
  "2020-05-14",  3036L,
  "2020-04-07",  5185L,
  "2020-04-24",  2284L,
  "2020-10-07", 16868L,
  "2020-07-16", 17263L,
  "2020-11-22",  4668L,
  "2020-08-31", 17150L,
  "2020-06-09",  5608L,
  "2020-11-02",  7666L,
  "2020-08-11", 17695L,
  "2020-05-20",  6348L,
  "2020-09-17", 16809L,
  "2020-06-26",  6228L,
  "2020-04-04",  2288L,
  "2020-07-22", 17332L,
  "2020-11-19",  8687L,
  "2020-08-28", 19677L,
  "2020-06-06", 15239L,
  "2020-04-30",  2567L,
  "2020-10-13", 14944L,
  "2020-05-17",   691L,
  "2020-08-17", 17038L,
  "2020-05-26",  7711L,
  "2020-07-02", 16560L,
  "2020-04-10",  2721L,
  "2020-11-08", 17690L,
  "2020-09-03", 18737L,
  "2020-06-12", 11989L,
  "2020-10-19",  7027L,
  "2020-07-28", 18182L,
  "2020-11-25",  3015L,
  "2020-05-06",  4775L,
  "2020-04-16",  2272L,
  "2020-09-29", 13876L,
  "2020-07-08", 15885L,
  "2020-11-05", 11785L,
  "2020-08-14", 20266L,
  "2020-05-23",  8784L,
  "2020-06-18", 13319L,
  "2020-10-16", 11289L,
  "2020-07-25", 26410L,
  "2020-05-03",  9414L,
  "2020-09-09", 12335L,
  "2020-04-13",  1820L,
  "2020-07-05", 18538L,
  "2020-11-11",  8218L,
  "2020-08-20", 19939L,
  "2020-05-29", 10580L,
  "2020-09-26", 25521L,
  "2020-11-28",  6859L,
  "2020-09-06", 16893L,
  "2020-06-15", 10164L,
  "2020-11-17",  6211L,
  "2020-08-26", 18277L,
  "2020-06-04",  7628L,
  "2020-10-02", 14224L,
  "2020-07-11", 23072L,
  "2020-04-19",  5158L,
  "2020-08-06", 19776L,
  "2020-09-12", 10869L,
  "2020-06-21", 14824L,
  "2020-05-15",  7031L,
  "2020-10-28",  9151L,
  "2020-10-08", 15891L,
  "2020-07-17", 19923L,
  "2020-11-14",  6714L,
  "2020-08-23", 20388L,
  "2020-04-25",  1048L,
  "2020-05-12",  4745L,
  "2020-10-25",  8143L,
  "2020-08-03", 13009L,
  "2020-10-05", 12058L,
  "2020-07-14", 17302L,
  "2020-04-22",  1995L,
  "2020-05-09",  7945L,
  "2020-04-02",  2608L,
  "2020-10-22", 12479L,
  "2020-07-31", 21647L,
  "2020-09-15", 17920L,
  "2020-06-24", 12890L,
  "2020-04-28",  3392L,
  "2020-07-20", 16023L,
  "2020-11-26",  3377L,
  "2020-09-04", 21870L,
  "2020-06-13", 14278L,
  "2020-10-11", 18926L,
  "2020-04-08",  2365L,
  "2020-11-06", 15195L,
  "2020-08-15", 23373L,
  "2020-09-21", 15427L,
  "2020-06-30", 14589L,
  "2020-11-23",  6022L,
  "2020-09-01", 10543L,
  "2020-06-10",  7676L,
  "2020-04-05",  2887L,
  "2020-09-18", 16648L,
  "2020-06-27", 20499L,
  "2020-11-03", 11358L,
  "2020-08-12", 18313L,
  "2020-05-21",  5602L,
  "2020-05-01",  4751L,
  "2020-10-14", 14744L,
  "2020-07-23", 18586L,
  "2020-11-20",  9395L,
  "2020-08-29", 28005L,
  "2020-06-07", 13224L,
  "2020-07-03", 20296L,
  "2020-10-31", 12485L,
  "2020-08-09", 23108L,
  "2020-05-18",  3885L,
  "2020-04-11",  4458L,
  "2020-09-24", 18523L
  )

## ---- chunk 5
rides_day$Date <- as.Date(rides_day$Date)
ggplot(rides_day) + geom_line(aes(x=Date,y=Cnt)) +
  geom_smooth(aes(x=Date,y=Cnt)) +
  scale_y_continuous(labels =  comma) +
  labs(title = "Count of Rides by Date", y="Count of Rides",x="Ride Date")
